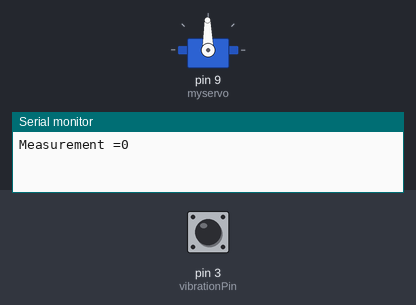
A sketch run on a simulated Arduino Uno, built with avr-gcc and run on an emulated ATmega328P. On the bench: servo, the last lines printed to the serial monitor. The inputs (shaded band) are chosen by the test bench; at power-on: pin 3 (vibrationPin) LOW.

Above: at 1.2 s.
1.3 s: pin 3 (vibrationPin) pulsed HIGH 2 times (0.12 s each, 0.3 s apart)
At 1.49 s:
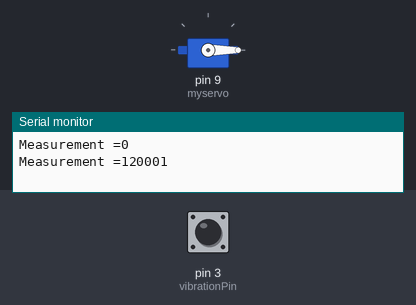
At 1.86 s:
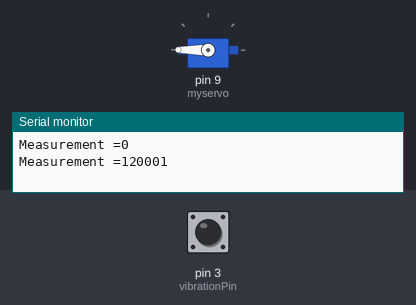
Timing chart, 0 to 4.3 s (numbered marks = the images above; inputs shaded):
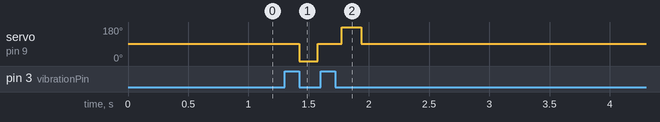

The sketch:

DesignProjectArduino2.ino
```cpp
//DesignProject2.c
//Austin Teshuba
//This code is for our second arduino with the vibration sensor.
//It will be used tor trigger a servo motor and launch the coin.

#include <Servo.h>


Servo myservo;//this is the variable to set up the servo


//these are the variables for the button
//int buttonPin = 2;
//int buttonState = 0; // this is a temporary variable to store the status of the button
  //These are the variables for the vibration sensor
  int vibrationPin = 3;//WE WILL NEED ANOTHER ARDUINO
  int servoDelays=0;//this keeps track of how long the servo has been spinning
  long measurement = 0;//This will be used to store the value of the vibration
  bool reset = false;//this is a boolean to reset the apparatus
  bool trigger = false;//this is a flag that will be used to trigger the servo under the right conditions
void setup() {
  // put your setup code here, to run once:

  //this is the setup for the vibration sensor
  pinMode(vibrationPin, INPUT);
  //pinMode(buttonPin, INPUT); //sets up the button pin to read as an input
  Serial.begin(9600);//this allows for the coder to review the inputs

  myservo.attach(9);//attaches the servo on pin 9 to the servo object.
  myservo.write(91);//makes it stay still


}

void loop() {
  //button status
  /*
  buttonState = digitalRead(buttonPin);
  if (buttonState==HIGH) {
    myservo.write(2);
    delay(servoDelays);
    servoDelays=0;
    Serial.println("pressed");
  } else {
    Serial.println(buttonState);
  }
*/


  // put your main code here, to run repeatedly:
  measurement = TP_init();
  Serial.print("Measurement =");
  Serial.println(measurement);//this will print the vibration number to the console

  //if the vibration is above 1000, this means there has been a significant enough
  // vibration that there is a high liklihood the ball is going through plinko.

  if (measurement>10) {
    myservo.write(0);//starting movement
    //servoDelays+=150;//this adds on the time for the servo turning to the running total. Will be used for resets
    delay(155);//this is purely trial and error, but this allows the servo the generate enough torque
    myservo.write(91);
    delay(200);
    myservo.write(180);
    delay(160);
    myservo.write(91);
    trigger=true;//set trigger to true so this doesnt continue on an infinite loop
    //reset trigger is the reset button is pressed.
  } else {
    myservo.write(91);
  }
}

long TP_init(){
  //This is a function that will collect and return the measurement from the vibration sensor
  delay(10);
  return pulseIn(vibrationPin, HIGH);
}
```

Measured:
- after the input at 1.3 s, servo on pin 9 (myservo): 91° → 0° after 0.12 s, → 91° 0.16 s later, → 180° 0.20 s later, → 91° 0.16 s later
